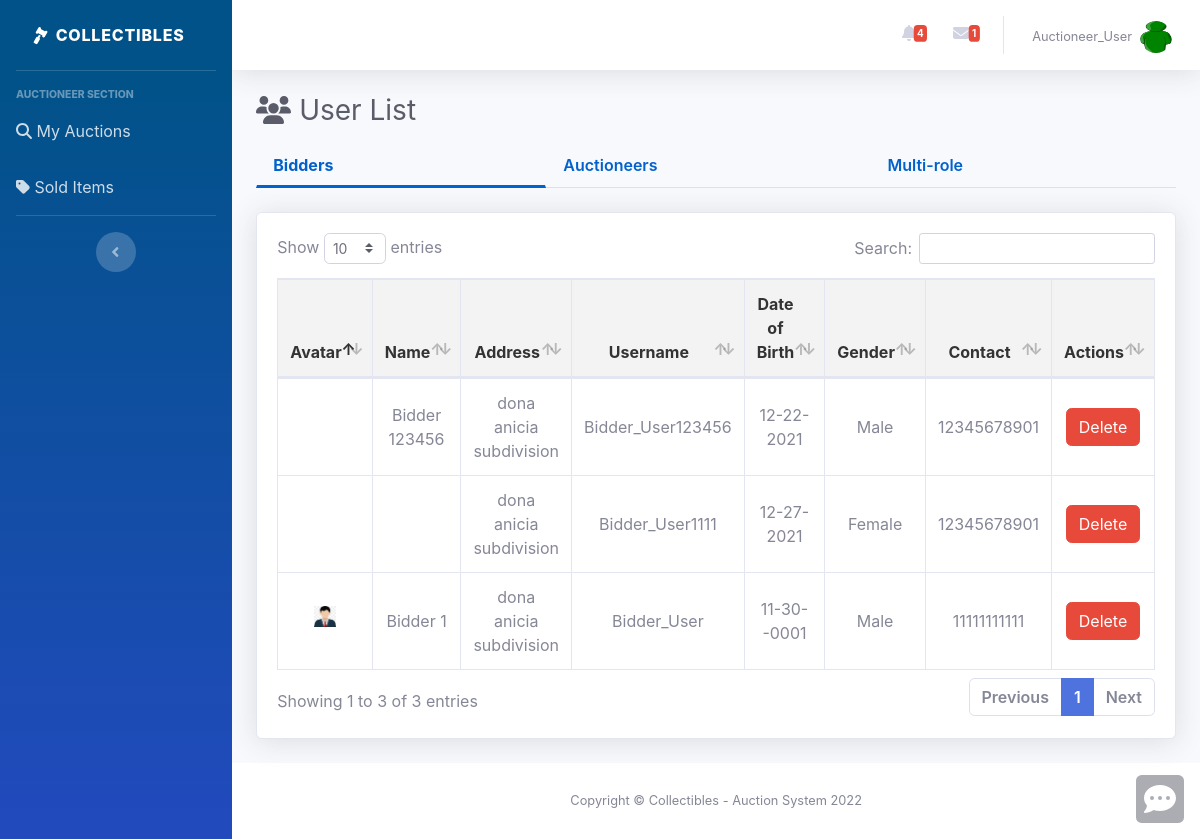
/users.php (signed in), run on the app's committed database.
### tables this page shows
CREATE TABLE `users` (
  `id` int(11) NOT NULL,
  `name` varchar(255) NOT NULL,
  `address` varchar(255) NOT NULL,
  `username` varchar(50) NOT NULL,
  `password` varchar(255) NOT NULL,
  `date_of_birth` datetime DEFAULT NULL,
  `gender` varchar(255) NOT NULL,
  `contact` varchar(255) DEFAULT NULL,
  `role` varchar(255) NOT NULL,
  `avatar` text NOT NULL,
  `subscription` varchar(255) DEFAULT NULL,
  `payment_option` varchar(255) DEFAULT NULL,
  `date_added` datetime DEFAULT current_timestamp(),
  `alert_status` tinyint(1) DEFAULT 0,
  `message_status` tinyint(1) DEFAULT 0,
  `alert_unread_count` int(11) DEFAULT 0,
  `message_unread_count` int(11) DEFAULT 0
);

### users.php (the view, shortened to what this page needs)
<?php
    require_once "config.php";
    $sql = "SELECT * FROM users ORDER BY date_added DESC";
    $user_result = mysqli_query($link, $sql);
    $users = $user_result->fetch_all(MYSQLI_ASSOC);
    function filterByUserRole($users, $role)
    {
        return array_filter($users, function ($user) use ($role) {
            if ($user['role'] == $role) {
                return true;
            }
        });
    }
    $bidders = filterByUserRole($users, 1);
?>
<!DOCTYPE html>
<html lang="en">
<?php include 'header.php'; ?>
<body id="page-top">
    <div id="wrapper">
        <?php include 'sidebar.php'; ?>
        <div id="content-wrapper" class="d-flex flex-column">
            <div id="content">
                <?php include 'navbar.php'; ?>
                <div class="container-fluid">
                    <h1 class="h3 mb-2 text-gray-800 mb-3">
                        <span class="fas fa-fw fa-users"></span>
                        User List
                    </h1>
                    <div class="row">
                        <div class="col-12">
                            <section id="tabs" class="project-tab">
                                <nav>
                                    <div class="nav nav-tabs nav-fill mb-4" id="nav-tab" role="tablist">
                                        <a class="nav-item nav-link active" style="text-align:left;" id="nav-bidders-tab" data-toggle="tab" href="#nav-bidders" role="tab" aria-controls="nav-home" aria-selected="true">
                                            Bidders
                                        </a>
                                        <a class="nav-item nav-link" style="text-align:left;" id="nav-auctioneers-tab" data-toggle="tab" href="#nav-auctioneers" role="tab" aria-controls="nav-profile" aria-selected="false">
                                            Auctioneers
                                        </a>
                                        <a class="nav-item nav-link" style="text-align:left;" id="nav-multi-tab" data-toggle="tab" href="#nav-multi" role="tab" aria-controls="nav-profile" aria-selected="false">
                                            Multi-role
                                        </a>
                                    </div>
                                </nav>
                                <div class="tab-content" id="nav-tabContent">
                                    <div class="tab-pane fade show active" id="nav-bidders" role="tabpanel" aria-labelledby="nav-bidders-tab">
                                        <div class="card shadow mb-4">
                                            <div class="card-body">
                                                <div class="table-responsive">
                                                    <table class="table table-bordered auction-table" id="bidder-users" width="100%" cellspacing="0">
                                                        <thead>
                                                            <tr class="text-center">
                                                                <th class="col-2">Avatar</th>
                                                                <th class="col-1">Name</th>
                                                                <th class="col-2">Address</th>
                                                                <th class="col-1">Username</th>
                                                                <th class="col-1">Date of Birth</th>
                                                                <th class="col-1">Gender</th>
                                                                <th class="col-1">Contact</th>
                                                                <th class="col-1">
                                                                    Actions
                                                                </th>
                                                            </tr>
                                                        </thead>
                                                        <tbody>
                                                            <?php if (array_filter($bidders) != []) {
                                                                foreach ($bidders as $bidder) { ?>
                                                                    <tr class="text-center">
                                                                        <td>
                                                                            <img class="img-fluid px-3 px-sm-4 mt-3 mb-4" style="width: 12rem;"
                                                                                src="assets/uploads/<?php echo $bidder['avatar'] ?>" alt="">
                                                                        </td>
                                                                        <td><?php echo $bidder['name']; ?></td>
                                                                        <td><?php echo $bidder['address']; ?></td>
                                                                        <td><?php echo $bidder['username']; ?></td>
                                                                        <td><?php echo date('m-d-Y', strtotime($bidder['date_of_birth'])); ?></td>
                                                                        <td>
                                                                            <div><?php echo $bidder['gender']; ?></div>
                                                                        </td>
                                                                        <td>
                                                                            <div><?php echo $bidder['contact']; ?></div>
                                                                        </td>
                                                                        <td>
                                                                            <button class="btn btn-danger delete" data-id="<?php echo $bidder['id']; ?>" data-table-name="users" title="Delete">
                                                                                Delete
                                                                            </button>
                                                                        </td>
                                                                    </tr>
                                                            <?php }
                                                            } ?>
                                                        </tbody>
                                                    </table>
                                                </div>
                                            </div>
                                        </div>
                                    </div>
                                </div>
                            </section>
                        </div>
                    </div>
                </div>
            </div>
            <?php include 'footer.php'; ?>
        </div>
    </div>
    <?php include 'background.php'; ?>
</body>
</html>

### alerts.php (shortened to what this page needs)
<?php
    require_once "config.php";
    $current_user = trim($_SESSION["id"]);
    $user_sql = "SELECT * FROM users WHERE id = $current_user";
    $user_query = mysqli_query($link, $user_sql);
    $user = $user_query->fetch_array(MYSQLI_ASSOC);
    $thread_count = $link->query("SELECT * from thread where concat('[',REPLACE(user_ids,',','],['),']') like '%[{$_SESSION['login_id']}]%' ");
?>
<li class="nav-item dropdown no-arrow mx-1">
    <a class="nav-link dropdown-toggle" data-user-id="<?php echo $current_user; ?>"  href="#" id="alertsDropdown" role="button" data-toggle="dropdown" aria-haspopup="true" aria-expanded="false">
        <i class="fas fa-bell fa-fw"></i>
        <?php if ($user['alert_status'] == 0) { ?>
            <span class="badge badge-danger badge-counter">
                <?php echo $user['alert_unread_count']; ?>
            </span>
        <?php } ?>
    </a>
</li>
<li class="nav-item dropdown no-arrow mx-1">
    <a class="nav-link dropdown-toggle" data-user-id="<?php echo $current_user; ?>"  href="#" id="messagesDropdown" role="button" data-toggle="dropdown" aria-haspopup="true" aria-expanded="false">
        <i class="fas fa-envelope fa-fw"></i>
        <?php if ($user['message_status'] == 0) { ?>
            <span class="badge badge-danger badge-counter">
                <?php echo count($thread_count->fetch_all()); ?>
            </span>
        <?php } ?>
    </a>
</li>

### data on the page
users: alert_unread_count "4"
users: name "Bidder 123456", address "dona anicia subdivision", username "Bidder_User123456", date_of_birth "12-22-2021", gender "Male", contact "12345678901"
users: address "dona anicia subdivision", username "Bidder_User1111", date_of_birth "12-27-2021", gender "Female", contact "12345678901"
users: avatar (picture), name "Bidder 1", address "dona anicia subdivision", username "Bidder_User", date_of_birth "11-30--0001", gender "Male", contact "11111111111"

### other printed values
count($thread_count->fetch_all()) "1"
$_SESSION["username"] "Auctioneer_User"
